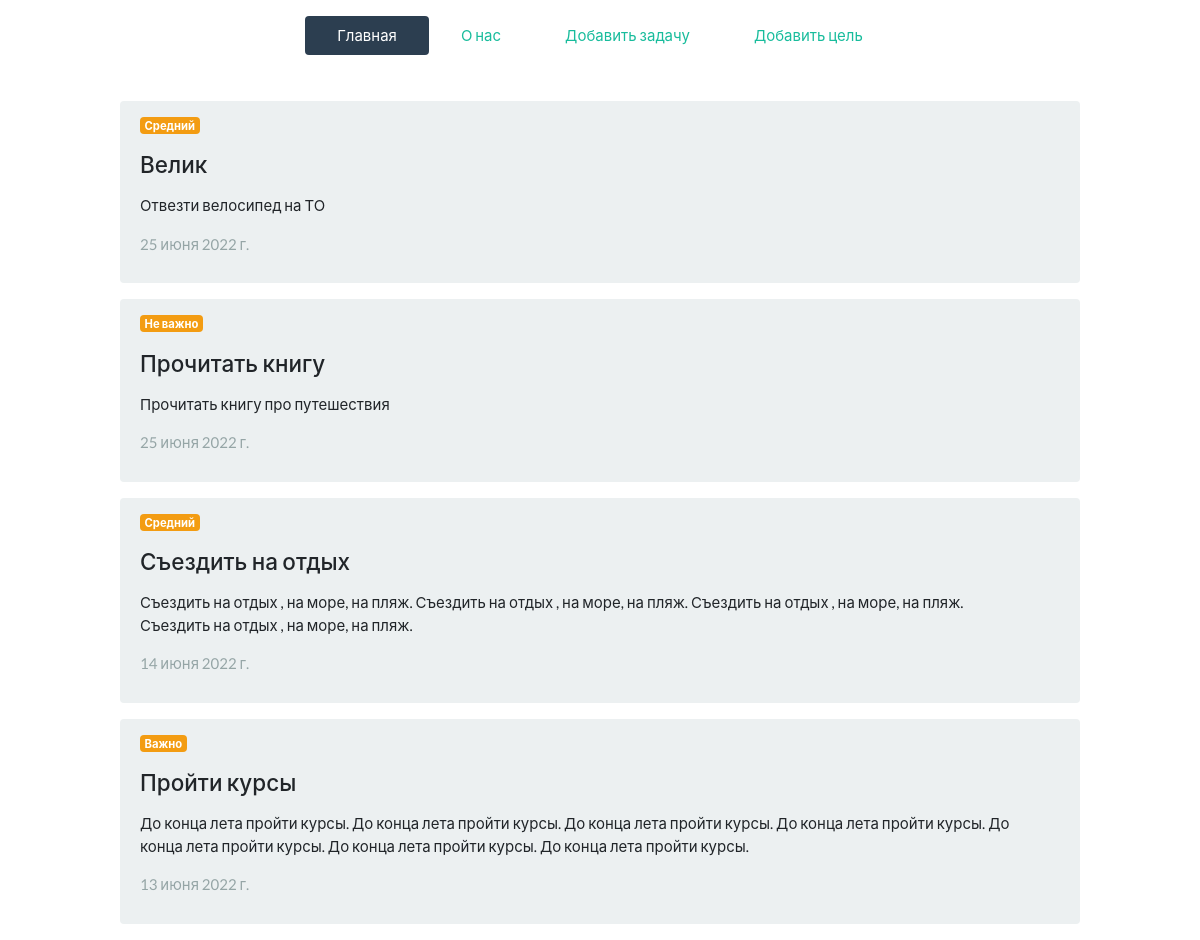
The page / on the database its author committed.
### main/models.py (models this page shows, shortened)
class Task(models.Model):
    title = models.CharField(max_length=250)
    body = models.TextField()
    status = models.CharField(max_length=50)
    created_on = models.DateTimeField(auto_now_add=True)
    class Meta:
        verbose_name = 'Задача'
        verbose_name_plural = 'Задачи'

### main/views.py (the view)
def index(request):
    tasks = Task.objects.order_by('-id')
    context = {
        'title': 'Главная страница',
        'tasks': tasks
               }
    return render(request, 'main/index.html', context)

### main/templates/main/index.html (shortened to what this page needs)
{% extends 'main/base.html' %}
{% block nav_main %}
    active
{% endblock %}
{% block body %}
{% if tasks %}
    {% for task in tasks %}
        <div class="alert alert-dismissible alert-light">
            <p style="color: white"><span class="badge bg-warning"> {{ task.status }} </span></p>
            <p><h4>{{ task.title }} </h4></p>
            <p>{{ task.body }}</p>
            <p class="text-muted"> {{ task.created_on.date }} </p>
        </div>
    {% endfor %}
{% else %}
    <p>У нас нет записей</p>
{% endif %}
{% endblock %}

### main/templates/main/base.html (shortened to what this page needs)
<!DOCTYPE html>
<html lang="ru">
    <head>
        <link rel="stylesheet"
          href="https://cdn.jsdelivr.net/npm/bootswatch@4.5.2/dist/flatly/bootstrap.min.css"
>
    </head>
    <body>
        <header class="d-flex justify-content-center py-3">
              <ul class="nav nav-pills">
                <li class="nav-item">
                    <a href="{% url 'home' %}"
                       class= "nav-link {% block nav_main %}{% endblock %}">Главная</a></li>
                <li class="nav-item">
                    <a href="{% url 'about' %}"
                       class="nav-link {% block nav_about %}{% endblock %}">О нас</a></li>
                <li class="nav-item">
                    <a href="{% url 'create' %}"
                       class="nav-link {% block nav_task %}{% endblock %}">Добавить задачу</a></li>
                <li class="nav-item">
                    <a href="{% url 'purpose' %}"
                       class="nav-link {% block nav_purpose %}{% endblock %}">Добавить цель</a></li>
              </ul>
        </header>
        <div class="div_main">
            {% block body %} {% endblock %}
        </div>
    </body>
</html>

### main/templates/main/base.html (style rules this page uses)
.div_main { margin-left:10%; margin-right:10%; margin-top:30px; }

### rows shown on the page
Task: status "Средний", title "Велик", body "Отвезти велосипед на ТО", created_on "25 июня 2022 г."
Task: status "Не важно", title "Прочитать книгу", body "Прочитать книгу про путешествия", created_on "25 июня 2022 г."
Task: status "Средний", title "Съездить на отдых", body "Съездить на отдых , на море, на пляж. Съездить на отдых , на море, на пляж. Съездить на отдых , на море, на пляж. Съездить на отдых , на море, на пляж.", created_on "14 июня 2022 г."
Task: status "Важно", title "Пройти курсы", body "До конца лета пройти курсы. До конца лета пройти курсы. До конца лета пройти курсы. До конца лета пройти курсы. До конца лета пройти курсы. До конца лета пройти курсы. До конца лета пройти курсы.", created_on "13 июня 2022 г."
